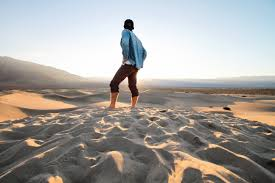
#> input picture Media Files/input_images/img_1.jpg, 275 x 183 px
$ python 01_images.py
#> lines starting #> are read from the running program, lines starting #| are printed output that depends on the picture
import cv2

img = cv2.imread("../Media Files/input_images/img_1.jpg", 0)       # Load a color image in greyscale
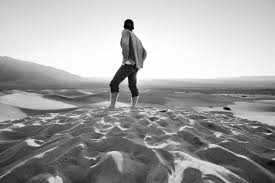
#> img: shape (183, 275); min 0, max 255, mean 162.6

cv2.imshow("Image", img)                            # Show the image on a frame
k = cv2.waitKey(0) & 0xFF                           # Wait for key press, since 64-bit machine, we AND the key with 0xFF
#> (key Esc is pressed here)
if k == 27:                                         # Check if ESC key is pressed
    cv2.destroyAllWindows()                         # Close all the open cv2 windows
elif k == ord('s'):                                 # Check if key pressed is s
    cv2.imwrite("output_images/img_1.png", img)     # Save the greyscale image as a png file
    cv2.destroyAllWindows()                         # Close all the open cv2 windows

$ run again, with Media Files/input_images/img_10.jpg copied over Media Files/input_images/img_1.jpg
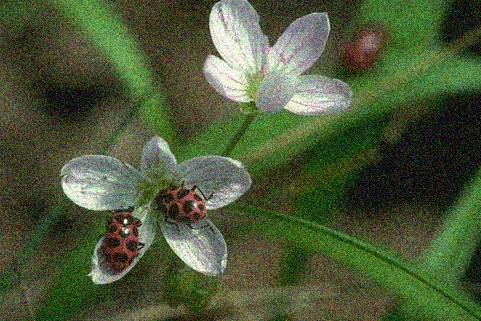
#> input picture Media Files/input_images/img_10.jpg, 481 x 321 px
#> `img = cv2.imread("../Media Files/input_images/img_1.jpg", 0)`:
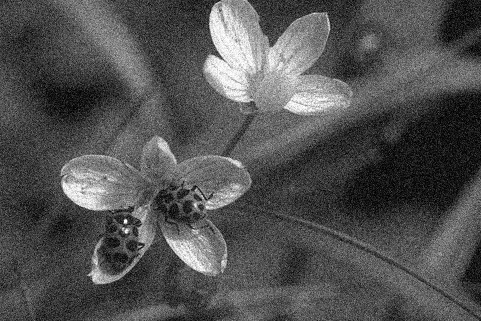
#> img: shape (321, 481); min 0, max 255, mean 81.7
